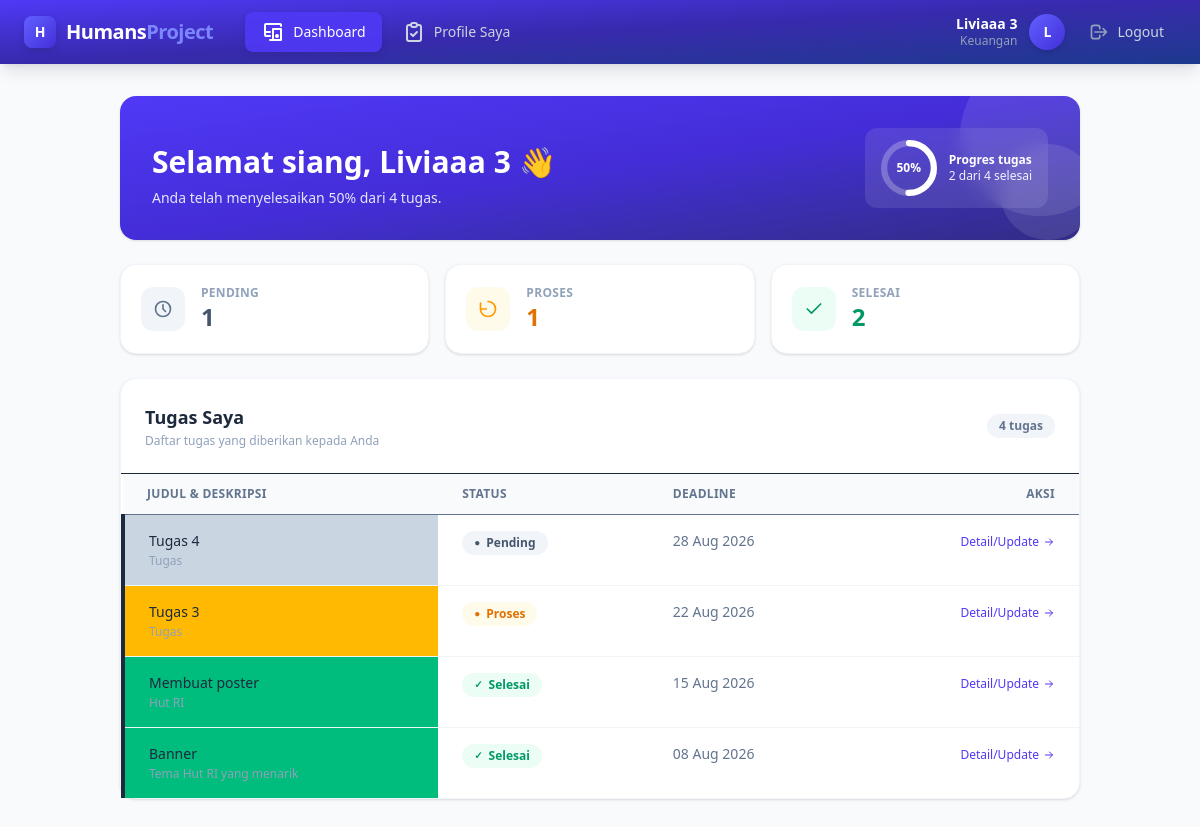
/karyawan/dashboard.php (signed in), run on the app's committed database.
### tables this page shows
CREATE TABLE IF NOT EXISTS `users` (
  `id` bigint unsigned NOT NULL AUTO_INCREMENT,
  `nip` varchar(30) NOT NULL,
  `nama_lengkap` varchar(120) NOT NULL,
  `email` varchar(120) NOT NULL,
  `password` varchar(255) NOT NULL,
  `role` enum('admin','karyawan') NOT NULL DEFAULT 'karyawan',
  `jabatan` varchar(100) NOT NULL,
  `departemen` varchar(100) NOT NULL,
  `no_hp` varchar(25) DEFAULT NULL,
  `alamat` text,
  `tanggal_masuk` date NOT NULL,
  `status` enum('aktif','nonaktif') NOT NULL DEFAULT 'aktif',
  `created_at` timestamp NULL DEFAULT (now()) ON UPDATE CURRENT_TIMESTAMP,
  `updated_at` timestamp NULL DEFAULT (now()) ON UPDATE CURRENT_TIMESTAMP,
  PRIMARY KEY (`id`),
  UNIQUE KEY `nip` (`nip`),
  UNIQUE KEY `email` (`email`)
);

CREATE TABLE IF NOT EXISTS `tasks` (
  `id` bigint unsigned NOT NULL AUTO_INCREMENT,
  `user_id` bigint unsigned NOT NULL,
  `nama_karyawan` varchar(120) NOT NULL,
  `tugas` varchar(255) NOT NULL,
  `deskripsi` text,
  `deadline` date DEFAULT NULL,
  `bukti_tugas` varchar(255) DEFAULT NULL,
  `status` enum('pending','proses','approve','selesai') NOT NULL DEFAULT 'pending',
  `created_at` timestamp NULL DEFAULT CURRENT_TIMESTAMP,
  `updated_at` timestamp NULL DEFAULT CURRENT_TIMESTAMP ON UPDATE CURRENT_TIMESTAMP,
  PRIMARY KEY (`id`),
  KEY `fk_tasks_user` (`user_id`),
  CONSTRAINT `fk_tasks_user` FOREIGN KEY (`user_id`) REFERENCES `users` (`id`) ON DELETE CASCADE ON UPDATE CASCADE
);

### karyawan/dashboard.php (the view, shortened to what the rows shown need)
<?php
$userId = (int) ($_SESSION['user_id'] ?? 0);
$stmt = db()->prepare("SELECT * FROM users WHERE id = :id LIMIT 1");
$stmt->execute(['id' => $userId]);
$karyawan = $stmt->fetch();
$stmtTugas = db()->prepare(
    "SELECT id, tugas, deskripsi, status, deadline, created_at, updated_at
     FROM tasks
     WHERE user_id = :user_id
     ORDER BY created_at DESC"
);
$stmtTugas->execute(['user_id' => $userId]);
$tasks = $stmtTugas->fetchAll();
function tugas_status_normal(string $status): string
{
    $status = strtolower(trim($status));
    $selesaiVariants = ['selesai', 'approve', 'approved', 'disetujui'];
    return in_array($status, $selesaiVariants, true) ? 'selesai' : $status;
}
function tugas_is_selesai(string $status): bool
{
    return tugas_status_normal($status) === 'selesai';
}
$summary = ['pending' => 0, 'proses' => 0, 'selesai' => 0];
foreach ($tasks as $t) {
    $status = tugas_status_normal((string) $t['status']);
    if (isset($summary[$status])) {
        $summary[$status]++;
    }
}
$totalTugas = count($tasks);
$progressPct = $totalTugas > 0 ? (int) round(($summary['selesai'] / $totalTugas) * 100) : 0;
$nama_lengkap = $karyawan['nama_lengkap'] ?? ($_SESSION['nama_lengkap'] ?? 'Karyawan');
$jamSekarang  = (int) date('H');
if ($jamSekarang < 11) {
    $sapaan = 'Selamat pagi';
} elseif ($jamSekarang < 15) {
    $sapaan = 'Selamat siang';
} elseif ($jamSekarang < 18) {
    $sapaan = 'Selamat sore';
} else {
    $sapaan = 'Selamat malam';
}
function tugas_status_badge(string $status): string
{
    $normal = tugas_status_normal($status);
    $map = [
        'pending' => 'bg-slate-100 text-slate-600',
        'proses'  => 'bg-amber-50 text-amber-600',
        'selesai' => 'bg-emerald-50 text-emerald-600',
    ];
    $icon = $normal === 'selesai' ? '&#10003;' : '&#9679;';
    $label = [
        'pending' => 'Pending',
        'proses'  => 'Proses',
        'selesai' => 'Selesai',
    ];
    $class = $map[$normal] ?? 'bg-slate-100 text-slate-600';
    $text  = $label[$normal] ?? ucfirst($status);
    return '<span class="inline-flex items-center gap-1.5 px-3 py-1 text-xs font-semibold rounded-full ' . $class . '">'
         . '<span class="text-[10px]">' . $icon . '</span>' . e($text) . '</span>';
}
function tugas_status_bar(string $status): string
{
    $map = [
        'pending' => 'bg-slate-300',
        'proses'  => 'bg-amber-400',
        'selesai' => 'bg-emerald-500',
    ];
    return $map[tugas_status_normal($status)] ?? 'bg-slate-300';
}
function tugas_deadline_display(?string $deadline, string $status): string
{
    $ts      = strtotime($deadline);
    $isLewat = $ts < strtotime('today') && !tugas_is_selesai($status);
    $class   = $isLewat ? 'text-red-600 font-semibold' : 'text-slate-500';
    $label   = date('d M Y', $ts);
    return '<span class="' . $class . '">' . e($label) . '</span>' .
           ($isLewat ? ' <span class="block text-[10px] text-red-500 font-semibold uppercase">Lewat</span>' : '');
}
require __DIR__ . '/../includes/header_karyawan.php';
?>
<main class="max-w-5xl mx-auto p-6 md:p-8 space-y-6">
    <div class="relative overflow-hidden rounded-2xl bg-gradient-to-br from-indigo-600 via-indigo-700 to-indigo-900 p-6 md:p-8 text-white shadow-sm">
        <div class="relative flex flex-col md:flex-row md:items-end md:justify-between gap-6">
            <div>
                <h1 class="text-2xl md:text-3xl font-bold mt-0.5"><?= e($sapaan) ?>, <?= e($nama_lengkap) ?> 👋</h1>
                <p class="text-indigo-100 text-sm mt-2">
                    <?php if ($totalTugas === 0): ?>
                        Belum ada tugas untuk Anda saat ini.
                    <?php elseif ($progressPct === 100): ?>
                        Mantap, semua tugas sudah selesai!
                    <?php else: ?>
                        Anda telah menyelesaikan <?= $progressPct ?>% dari <?= $totalTugas ?> tugas.
                    <?php endif; ?>
                </p>
            </div>
        </div>
    </div>
    <div id="tugas-saya" class="bg-white rounded-2xl shadow-sm border border-slate-100">
        <?php if (empty($tasks)): ?>
            <div class="p-14 text-center">
                <div class="mx-auto mb-4 flex h-16 w-16 items-center justify-center rounded-full bg-slate-50 text-slate-300">
                    <svg xmlns="http://www.w3.org/2000/svg" class="h-8 w-8" viewBox="0 0 24 24" fill="none" stroke="currentColor" stroke-width="1.5" stroke-linecap="round" stroke-linejoin="round"><path d="M9 11l3 3L22 4"></path><path d="M21 12v7a2 2 0 0 1-2 2H5a2 2 0 0 1-2-2V5a2 2 0 0 1 2-2h11"></path></svg>
                </div>
                <p class="text-slate-500 text-sm font-medium">Belum ada tugas yang diberikan untuk Anda.</p>
                <p class="text-slate-400 text-xs mt-1">Tugas baru akan muncul di sini begitu ditambahkan.</p>
            </div>
        <?php else: ?>
            <div class="overflow-x-auto">
                <table class="w-full text-sm">
                    <thead>
                        <tr class="border-b bg-slate-50 text-left text-xs text-slate-500 uppercase tracking-wide">
                            <th class="px-6 py-3 font-semibold">Judul &amp; Deskripsi</th>
                            <th class="px-6 py-3 font-semibold whitespace-nowrap">Status</th>
                            <th class="px-6 py-3 font-semibold whitespace-nowrap">Deadline</th>
                            <th class="px-6 py-3 font-semibold text-right whitespace-nowrap">Aksi</th>
                        </tr>
                    </thead>
                    <tbody class="divide-y divide-slate-100">
                        <?php foreach ($tasks as $task): ?>
                            <tr class="hover:bg-slate-50 transition-colors">
                                <td class="px-6 py-4 align-top border-l-4 <?= tugas_status_bar($task['status']) ?>">
                                    <p class="font-medium text-slate-800"><?= e($task['tugas']) ?></p>
                                    <?php if (!empty($task['deskripsi'])): ?>
                                        <p class="text-xs text-slate-400 mt-0.5 line-clamp-2">
                                            <?= e($task['deskripsi']) ?>
                                        </p>
                                    <?php endif; ?>
                                </td>
                                <td class="px-6 py-4 align-top whitespace-nowrap">
                                    <?= tugas_status_badge($task['status']) ?>
                                </td>
                                <td class="px-6 py-4 align-top whitespace-nowrap">
                                    <?= tugas_deadline_display($task['deadline'] ?? null, $task['status']) ?>
                                </td>
                                <td class="px-6 py-4 align-top text-right whitespace-nowrap">
                                    <a href="view_task.php?id=<?= (int) $task['id'] ?>"
                                       class="inline-flex items-center gap-1 text-indigo-600 hover:text-indigo-800 font-medium text-xs">
                                        Detail/Update
                                        <svg xmlns="http://www.w3.org/2000/svg" class="h-3 w-3" viewBox="0 0 24 24" fill="none" stroke="currentColor" stroke-width="2" stroke-linecap="round" stroke-linejoin="round"><path d="M5 12h14M13 6l6 6-6 6"></path></svg>
                                    </a>
                                </td>
                            </tr>
                        <?php endforeach; ?>
                    </tbody>
                </table>
            </div>
        <?php endif; ?>
    </div>
</main>
<?php require __DIR__ . '/../includes/footer.php'; ?>

### includes/header_karyawan.php (shortened to what the rows shown need)
<!DOCTYPE html>
<html lang="en">
<head>
    <link rel="stylesheet" href="<?= url('assets/css/style.css') ?>">
    <script src="https://cdn.jsdelivr.net/npm/@tailwindcss/browser@4"></script>
</head>
<body class="min-h-screen bg-slate-50 font-sans text-slate-800 antialiased">
    <nav class="bg-gradient-to-br from-indigo-600 via-indigo-800 to-blue-900 text-white shadow-lg shadow-slate-900/10 sticky top-0 z-10">
        <div class="max-w-7xl mx-auto px-4 sm:px-6">
            <div class="flex items-center justify-between h-16">
                <div class="flex items-center gap-8">
                    <div class="flex items-center gap-2.5">
                        <h2 class="text-xl font-bold tracking-tight whitespace-nowrap">
                            Humans<span class="text-indigo-400">Project</span>
                        </h2>
                    </div>
                </div>
                <div class="flex items-center gap-3">
                    <div class="text-right hidden sm:block">
                        <p class="font-semibold text-sm leading-tight">
                            <?= e($_SESSION['nama_lengkap']) ?>
                        </p>
                        <p class="text-xs text-slate-400"><?= e($karyawan['jabatan'] ?? 'Karyawan') ?></p>
                    </div>
                </div>
            </div>
        </div>
    </nav>

### data on the page
users: nama_lengkap "Liviaaa 3", jabatan "Keuangan"
tasks: tugas "Tugas 4", deskripsi "Tugas", status "●", status "Pending", deadline "28 Aug 2026"
tasks: tugas "Tugas 3", deskripsi "Tugas", status "●", status "Proses", deadline "22 Aug 2026"
tasks: tugas "Membuat poster", deskripsi "Hut RI", status "✓", status "Selesai", deadline "15 Aug 2026"
tasks: tugas "Banner", deskripsi "Tema Hut RI yang menarik", status "✓", status "Selesai", deadline "08 Aug 2026"

### other printed values
substr($_SESSION['nama_lengkap'],0,1) "L"
$sapaan "Selamat siang"
$progressPct "50"
$totalTugas "4"
$summary['selesai'] "2"
$summary['pending'] "1"
$summary['proses'] "1"
count($tasks) "4"
